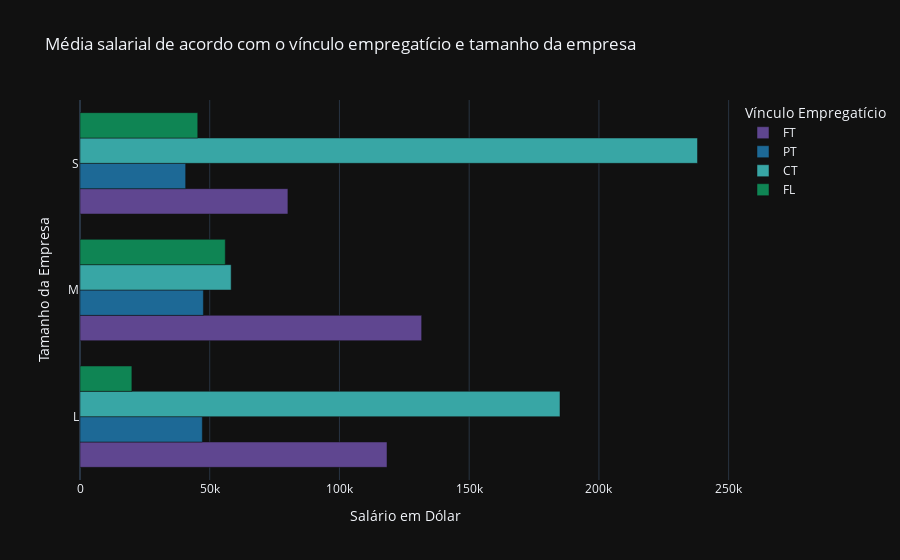

Notebook source saved alongside this figure:
### Markdown cell above
Objetivo - Este gráfico tem como finalidade apresentar o salário médio dos trabalhadores no ramo AI/ML de acordo com o tamanho da empresa: Grande(L), Média(M) e Pequena(S); e do vinculo empregatício: Tempo-Integral(FT), Freelance(FL), Contratado(CT) e Meio-Período(PT).

### Code cell
lista_tamanho_empresa = df.company_size.values.tolist()

lista_salario_anual_dolar = df.salary_in_usd.values.tolist()

lista_tipo_emprego = df.employment_type.values.tolist()


def media_tam_emp(tamanho, tipo, lista_tamanho_empresa , lista_salario_anual_dolar, lista_tipo_emprego):
    count = 0
    soma = 0
    for i in range(len(lista_tamanho_empresa)):
        if((lista_tamanho_empresa[i] == tamanho) and (lista_tipo_emprego[i] == tipo)):
            soma += lista_salario_anual_dolar[i]
            count += 1
    return (soma // count)


tamanhos = ['L', 'M', 'S']
tipos = ['FT', 'PT', 'CT', 'FL']
dt = pd.DataFrame(columns=['Tamanho da Empresa', 'Vínculo Empregatício', 'Salário em Dólar'])

for tamanho in tamanhos:
    for tipo in tipos:
        valores = media_tam_emp(tamanho, tipo, lista_tamanho_empresa, lista_salario_anual_dolar, lista_tipo_emprego)
        dt = pd.concat([dt, pd.DataFrame({'Tamanho da Empresa': [tamanho], 'Vínculo Empregatício': [tipo], 
        'Salário em Dólar': [valores]})], ignore_index=True)



px.bar(dt, x='Salário em Dólar', y='Tamanho da Empresa', color ='Vínculo Empregatício', barmode ='group' ,orientation='h', 
title = "Média salarial de acordo com o vínculo empregatício e tamanho da empresa",
color_discrete_sequence=  px.colors.qualitative.Prism , template= 'plotly_dark',
)

### Figure 1 — Plotly figure (JSON) as saved in the notebook; plotly's stock layout.template omitted (floating-point values rounded to 4 significant figures)
{"data": [{"alignmentgroup": "True", "hovertemplate": "Vínculo Empregatício=FT<br>Salário em Dólar=%{x}<br>Tamanho da Empresa=%{y}<extra></extra>", "legendgroup": "FT", "marker": {"color": "rgb(95, 70, 144)", "pattern": {"shape": ""}}, "name": "FT", "offsetgroup": "FT", "orientation": "h", "showlegend": true, "textposition": "auto", "type": "bar", "x": [118330, 131684, 80136], "xaxis": "x", "y": ["L", "M", "S"], "yaxis": "y"}, {"alignmentgroup": "True", "hovertemplate": "Vínculo Empregatício=PT<br>Salário em Dólar=%{x}<br>Tamanho da Empresa=%{y}<extra></extra>", "legendgroup": "PT", "marker": {"color": "rgb(29, 105, 150)", "pattern": {"shape": ""}}, "name": "PT", "offsetgroup": "PT", "orientation": "h", "showlegend": true, "textposition": "auto", "type": "bar", "x": [47152, 47552, 40729], "xaxis": "x", "y": ["L", "M", "S"], "yaxis": "y"}, {"alignmentgroup": "True", "hovertemplate": "Vínculo Empregatício=CT<br>Salário em Dólar=%{x}<br>Tamanho da Empresa=%{y}<extra></extra>", "legendgroup": "CT", "marker": {"color": "rgb(56, 166, 165)", "pattern": {"shape": ""}}, "name": "CT", "offsetgroup": "CT", "orientation": "h", "showlegend": true, "textposition": "auto", "type": "bar", "x": [185000, 58258, 238000], "xaxis": "x", "y": ["L", "M", "S"], "yaxis": "y"}, {"alignmentgroup": "True", "hovertemplate": "Vínculo Empregatício=FL<br>Salário em Dólar=%{x}<br>Tamanho da Empresa=%{y}<extra></extra>", "legendgroup": "FL", "marker": {"color": "rgb(15, 133, 84)", "pattern": {"shape": ""}}, "name": "FL", "offsetgroup": "FL", "orientation": "h", "showlegend": true, "textposition": "auto", "type": "bar", "x": [20000, 56000, 45393], "xaxis": "x", "y": ["L", "M", "S"], "yaxis": "y"}], "layout": {"barmode": "group", "legend": {"title": {"text": "Vínculo Empregatício"}, "tracegroupgap": 0}, "title": {"text": "Média salarial de acordo com o vínculo empregatício e tamanho da empresa"}, "xaxis": {"anchor": "y", "domain": [0, 1], "title": {"text": "Salário em Dólar"}}, "yaxis": {"anchor": "x", "domain": [0, 1], "title": {"text": "Tamanho da Empresa"}}}}
